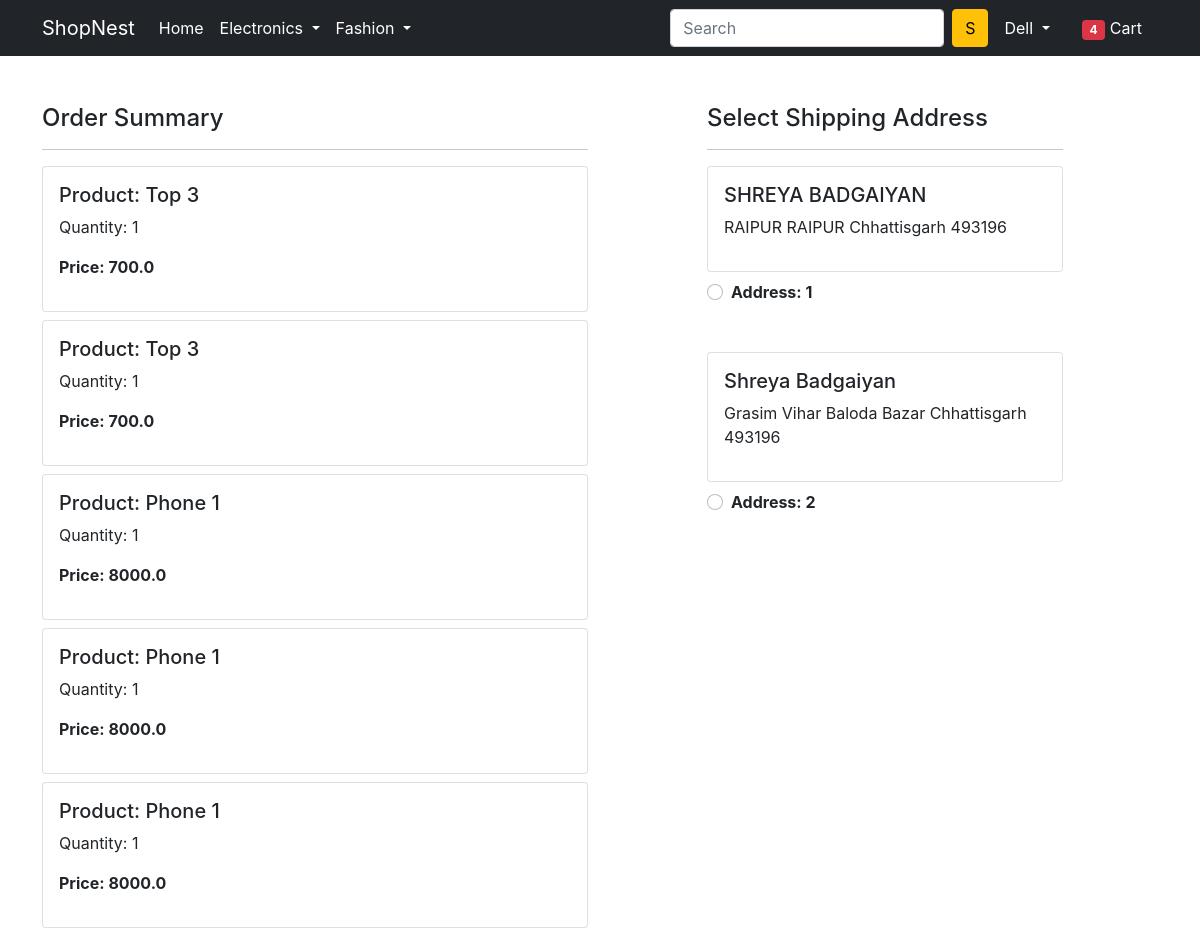
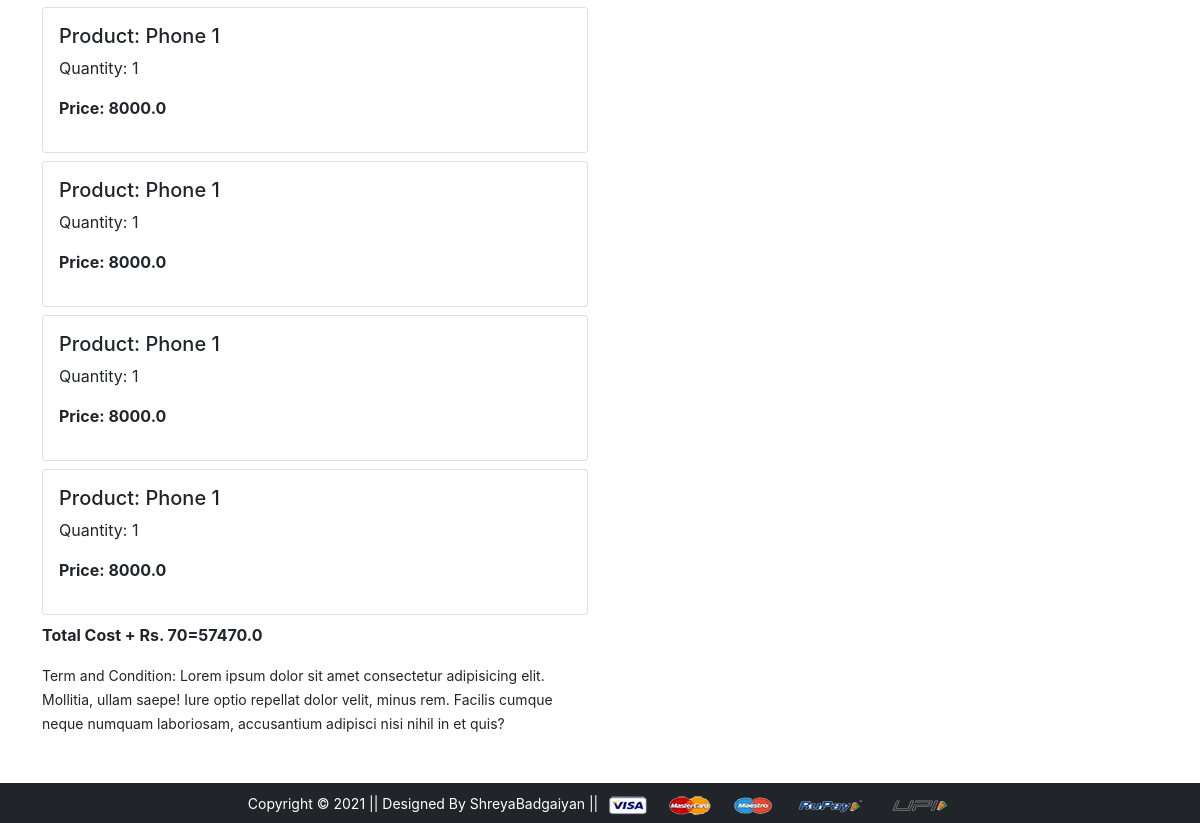
The page /checkout/ (signed in) on the database its author committed (2 pictures, top to bottom).
### app/models.py (models this page shows, shortened)
class Cart(models.Model):
   user=models.ForeignKey(User,on_delete=models.CASCADE)
   product=models.ForeignKey(Product,on_delete=models.CASCADE)
   quantity=models.PositiveIntegerField(default=1)
   @property
   def total_cost(self):
       return self.quantity*self.product.discounted_price

class Product(models.Model):
    title=models.CharField(max_length=100)
    selling_price=models.FloatField()
    discounted_price=models.FloatField()
    description=models.TextField()
    brand=models.CharField(max_length=100)
    category=models.CharField(choices=CATEGORY_CHOICES,max_length=2)
    product_image=models.ImageField(upload_to="productimg")

class Customer(models.Model):
    user=models.ForeignKey(User,on_delete=models.CASCADE)
    name=models.CharField(max_length=200)
    locality=models.CharField(max_length=200)
    city=models.CharField(max_length=50)
    zipcode=models.IntegerField()
    state=models.CharField(choices=STATE_CHOICES,max_length=50)

### app/views.py (the view)
# urls.py: path('checkout/', views.checkout, name='checkout'),
@login_required
def checkout(request):
 user=request.user
 add=Customer.objects.filter(user=user)
 cart_items=Cart.objects.filter(user=user)
 amount=0.0
 shipping_amount=70.0
 total_amount=0.0
 cart_product=[p for p in Cart.objects.all() if p.user==request.user]
 if cart_product:
   for p in cart_product:
     tempamount=(p.quantity*p.product.discounted_price)
     amount+=tempamount
   total_amount=amount+shipping_amount
 return render(request, 'app/checkout.html',{
   'add':add,
   'totalamount':total_amount,
   'cart_items':cart_items,
 })

### app/templates/app/checkout.html (shortened to what this page needs)
{% extends 'app/base.html' %}
{% load static %}
{% block main-content %}
<div class="container">
 <div class="row mt-5">
  <div class="col-sm-6">
    <h4>Order Summary</h4>
    <hr>
    {% for item in cart_items %}
      <div class="card mb-2">
        <div class="card-body">
          <h5>Product: {{item.product.title}}</h5>
          <p>Quantity: {{item.quantity}}</p>
          <p class="fw-bold">Price: {{ item.total_cost }}</p>
        </div>
      </div>
      {% endfor %}
      <p class="fw-bold">Total Cost + Rs. 70={{totalamount}}</p>
    <small>Term and Condition: Lorem ipsum dolor sit amet consectetur adipisicing elit. Mollitia, ullam saepe! Iure optio repellat dolor velit, minus rem. Facilis cumque neque numquam laboriosam, accusantium adipisci nisi nihil in et quis?</small>
  </div>
  <div class="col-sm-4 offset-sm-1">
    <h4>Select Shipping Address</h4>
    <hr>
    <form action="/paymentdone" id="myform">
      {% for ad in add %}
      <div class="card">
        <div class="card-body">
        <h5>{{ad.name}}</h5>
        <p>{{ad.locality}} {{ad.city}} {{ad.state}} {{ad.zipcode}}</p>
        </div>
      </div>
        <div class="form-check mt-2 mb-5">
          <input class="form-check-input" type="radio" name="custid" id="custadd{{forloop.counter}}" value="{{ad.id}}">
          <label class="form-check-label fw-bold" for="">
            Address: {{forloop.counter}} </label>
        </div>
        {% endfor %}
      </form>
    </div>
  </div>
</div>
{% endblock main-content %}

### app/templates/app/base.html (shortened to what this page needs)
<!doctype html>
{% load static %}
<html lang="en">
  <head>
    <link href="https://cdn.jsdelivr.net/npm/bootstrap@5.0.0-beta1/dist/css/bootstrap.min.css" rel="stylesheet">
    <link rel="stylesheet" href="{% static 'app/css/owl.carousel.min.css' %}">
    <link rel="stylesheet" href="{% static 'app/css/all.min.css' %}">
    <link rel="stylesheet" href="{% static 'app/css/style.css' %}">
  </head>
  <body>
    <nav class="navbar navbar-expand-lg navbar-dark bg-dark">
     <div class="container">
       <a class="navbar-brand" href="/">ShopNest</a>
       <div class="collapse navbar-collapse" id="navbarSupportedContent">
         <ul class="navbar-nav me-auto mb-2 mb-lg-0">
           <li class="nav-item">
             <a class="nav-link active" aria-current="page" href="/">Home</a>
           </li>
           <li class="nav-item dropdown">
             <a class="nav-link dropdown-toggle text-white" href="#" id="electronicsDropdown" role="button" data-bs-toggle="dropdown" aria-expanded="false">
               Electronics
             </a>
           </li>
           <li class="nav-item dropdown">
             <a class="nav-link dropdown-toggle text-white" href="#" id="fashionDropdown" role="button" data-bs-toggle="dropdown" aria-expanded="false">
               Fashion
             </a>
           </li>
         </ul>
         <form class="d-flex">
           <input class="form-control me-2" type="search" placeholder="Search" aria-label="Search">
           <button class="btn btn-warning" type="submit">S</button>
         </form>
         <div>
          <ul class="navbar-nav me-auto mb-2 mb-lg-0">
            {% if request.user.is_authenticated %}
           <li class="nav-item dropdown mx-2">
              <a class="nav-link dropdown-toggle text-white" href="#" id="profileDropdown" role="button" data-bs-toggle="dropdown" aria-expanded="false">
               {{request.user.username.title}}
              </a>
            </li>
            <li class="nav-item mx-2">
             <a href="{% url 'showcart' %}" class="nav-link text-white"><span class="badge bg-danger">4</span> Cart </a>
            </li>
          {% endif %}
         </div>
       </div>
     </div>
    </nav>
    <main>
    {% block main-content %}{% endblock main-content %}
  </main>
    <footer class="container-fluid bg-dark text-center p-2 mt-5">
        <small class="text-white">Copyright &copy; 2021 || Designed By ShreyaBadgaiyan || </small>
        <img src="{% static 'app/images/payment.png' %}" alt="" srcset="" class="img-fluid" height="2px">
    </footer>
  </body>
</html>

### app/static/app/css/style.css (style rules this page uses)
body { display: flex; flex-direction: column; font-family: Inter,sanserif; }
html, body { height: 100%; margin: 0; padding: 0; }
main { flex: 1; }

### rows shown on the page
Cart: product "Top 3", quantity "1", total_cost "700.0"
Cart: product "Top 3", quantity "1", total_cost "700.0"
Cart: product "Phone 1", quantity "1", total_cost "8000.0"
Cart: product "Phone 1", quantity "1", total_cost "8000.0"
Cart: product "Phone 1", quantity "1", total_cost "8000.0"
Cart: product "Phone 1", quantity "1", total_cost "8000.0"
Cart: product "Phone 1", quantity "1", total_cost "8000.0"
Cart: product "Phone 1", quantity "1", total_cost "8000.0"
Cart: product "Phone 1", quantity "1", total_cost "8000.0"
Customer: name "SHREYA BADGAIYAN", locality "RAIPUR", city "RAIPUR", state "Chhattisgarh", zipcode "493196"
Customer: name "Shreya Badgaiyan", locality "Grasim Vihar", city "Baloda Bazar", state "Chhattisgarh", zipcode "493196"

### other values the page prints
{{ request.user.username.title }} "Dell"
{{ totalamount }} "57470.0"
